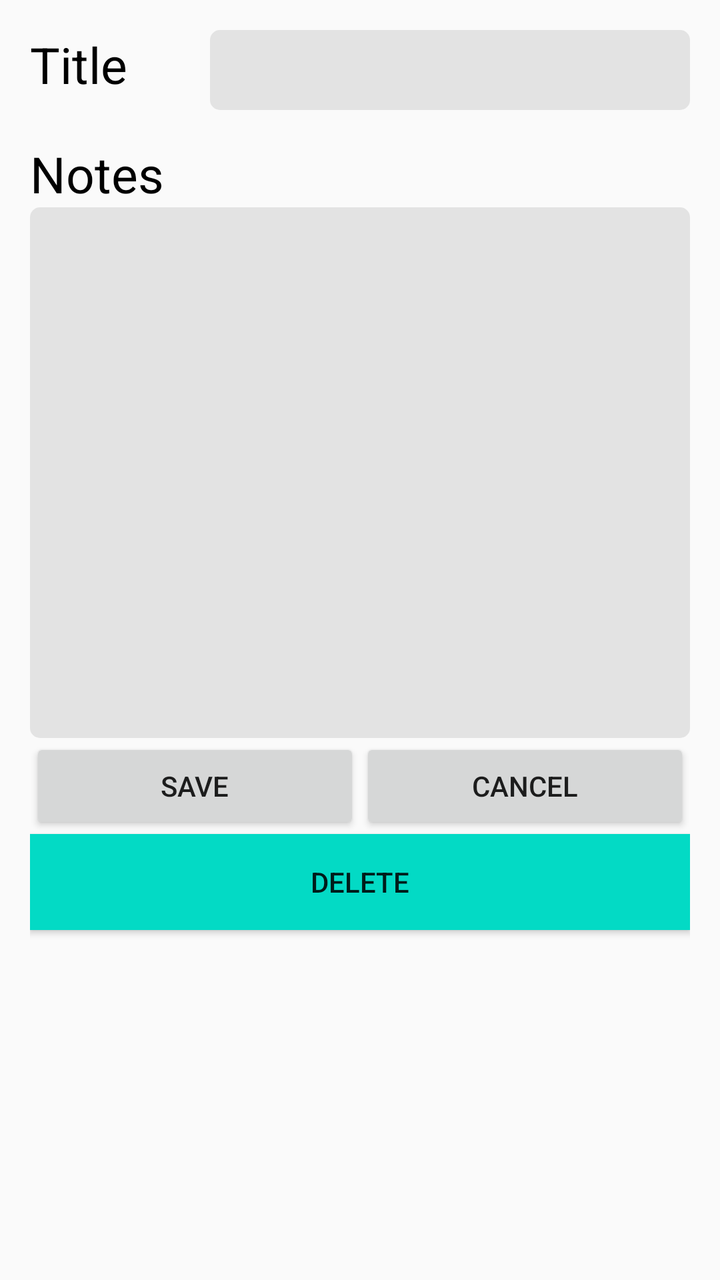
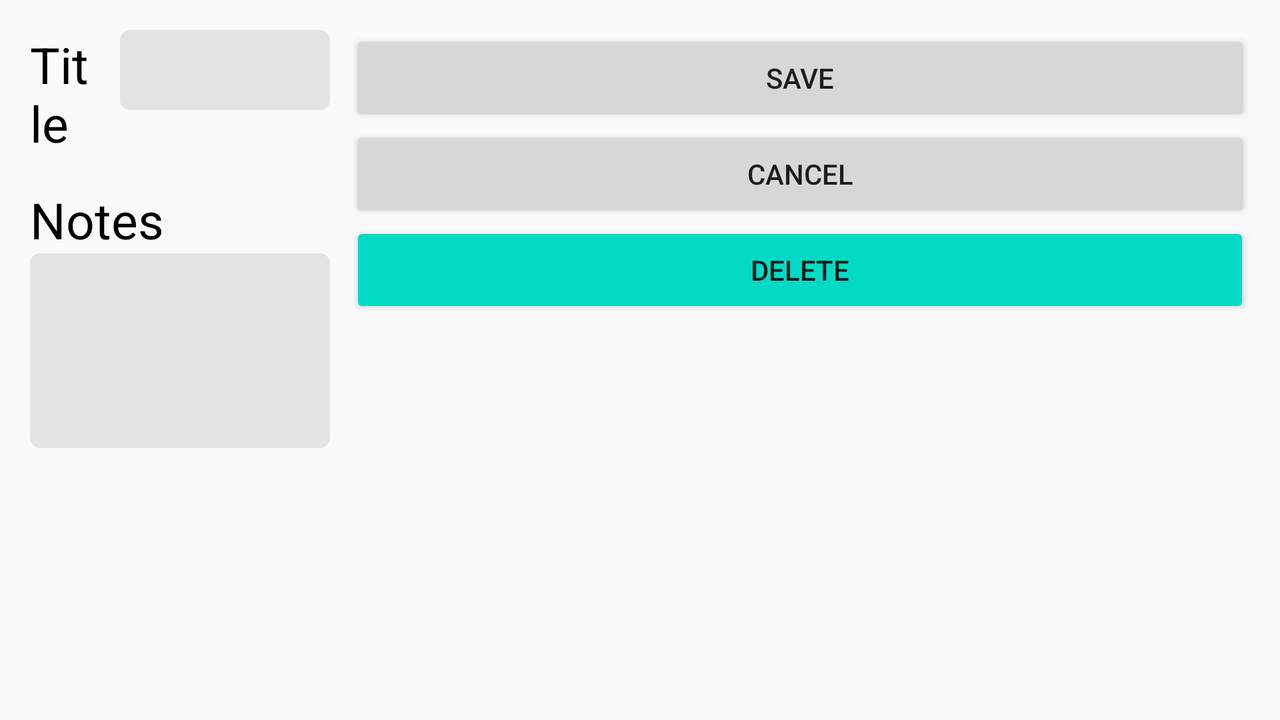

An Android layout and its configuration variant, each rendered on a device that would load it. The default file and the variant file are quoted in full after the pictures.
<!-- AndroidManifest.xml: application theme AppTheme -->
<!-- res/layout/dialog_fragment_edit_todo.xml -->
<?xml version="1.0" encoding="utf-8"?>
<RelativeLayout xmlns:android="http://schemas.android.com/apk/res/android"
    android:layout_width="match_parent"
    android:layout_height="match_parent"
    android:background="@drawable/dialog_background"
    android:orientation="vertical"
    android:padding="15dp">

    <LinearLayout
        android:id="@+id/title_text_layout"
        android:layout_width="match_parent"
        android:layout_height="wrap_content"
        android:layout_marginBottom="15dp"
        android:orientation="horizontal">

        <TextView
            android:id="@+id/title_textview"
            style="@style/label_text"
            android:layout_width="0dp"
            android:layout_height="wrap_content"
            android:layout_marginEnd="10dp"
            android:layout_marginRight="10dp"
            android:layout_weight="1"
            android:text="@string/create_title_text" />

        <EditText
            android:id="@+id/title_edit_textview"
            style="@style/edittext_text"
            android:layout_width="0dp"
            android:layout_height="40dp"
            android:layout_weight="3"
            android:background="@drawable/edittext_background"
            android:contentDescription="@string/create_title_descrip"
            android:focusable="true"
            android:gravity="center|start"
            android:inputType="textAutoComplete"
            android:lines="1"
            android:padding="5dp" />
    </LinearLayout>

    <LinearLayout
        android:id="@+id/notes_text_layout"
        android:layout_width="match_parent"
        android:layout_height="wrap_content"
        android:layout_below="@id/title_text_layout"
        android:orientation="vertical">

        <TextView
            android:id="@+id/notes_textview"
            style="@style/label_text"
            android:layout_width="wrap_content"
            android:layout_height="wrap_content"
            android:layout_gravity="start"
            android:text="@string/create_notes_text" />

        <EditText
            android:id="@+id/notes_edit_textview"
            style="@style/edittext_text"
            android:layout_width="match_parent"
            android:layout_height="wrap_content"
            android:background="@drawable/edittext_background"
            android:contentDescription="@string/create_notes_descrip"
            android:focusable="true"
            android:gravity="start"
            android:lines="12"
            android:padding="5dp" />
    </LinearLayout>

    <LinearLayout
        android:id="@+id/buttons_layout"
        android:layout_width="match_parent"
        android:layout_height="wrap_content"
        android:layout_below="@id/notes_text_layout">

        <Button
            android:id="@+id/save_button"
            style="@style/edit_form_button"
            android:contentDescription="@string/save_button_descrip"
            android:text="@string/save_button_text" />

        <Button
            android:id="@+id/cancel_button"
            style="@style/edit_form_button"
            android:contentDescription="@string/cancel_button_descrip"
            android:text="@string/cancel_button_text" />
    </LinearLayout>

    <Button
        android:id="@+id/delete_button"
        android:layout_width="match_parent"
        android:layout_height="wrap_content"
        android:layout_below="@id/buttons_layout"
        android:background="@color/colorAccent"
        android:backgroundTint="@color/colorAccent"
        android:contentDescription="@string/delete_button_descript"
        android:focusable="true"
        android:text="@string/delete_button_text" />
</RelativeLayout>
<!-- resources referenced by this layout -->
<resources>
  <!-- drawable edittext_background (drawable) -->
  <?xml version="1.0" encoding="utf-8"?>
  <shape xmlns:android="http://schemas.android.com/apk/res/android"
      android:padding="10dp"
      android:shape="rectangle">
      <solid android:color="#e3e3e3" />
      <corners
          android:bottomLeftRadius="5dp"
          android:bottomRightRadius="5dp"
          android:topLeftRadius="5dp"
          android:topRightRadius="5dp" />
  </shape>
  <string name="cancel_button_descrip">Cancel </string>
  <string name="cancel_button_text">CANCEL</string>
  <string name="create_notes_descrip">Create Notes</string>
  <string name="create_notes_text">Notes</string>
  <string name="create_title_descrip">Create Title</string>
  <string name="create_title_text">Title</string>
  <string name="delete_button_descript">Delete </string>
  <string name="delete_button_text">DELETE</string>
  <string name="save_button_descrip">Save </string>
  <string name="save_button_text">SAVE</string>
  <style name="edit_form_button">
          <item name="android:layout_width">0dp</item>
          <item name="android:layout_height">wrap_content</item>
          <item name="android:layout_weight">1</item>
          <item name="android:focusable">true</item>
      </style>
  <style name="edittext_text">
          <item name="android:textSize">18dp</item>
          <item name="android:textColor">@android:color/black</item>
      </style>
  <style name="label_text">
          <item name="android:textSize">25dp</item>
          <item name="android:textColor">@android:color/black</item>
      </style>
  <style name="AppTheme" parent="Theme.AppCompat.Light">
          
          <item name="colorPrimary">@color/colorPrimary</item>
          <item name="colorPrimaryDark">@color/colorPrimaryDark</item>
          <item name="colorAccent">@color/colorAccent</item>
      </style>
</resources>
<!-- res/layout-land/dialog_fragment_edit_todo.xml (the author's variant of the layout above) -->
<!-- drawn on the phone turned sideways -->
<?xml version="1.0" encoding="utf-8"?>
<LinearLayout xmlns:android="http://schemas.android.com/apk/res/android"
    android:layout_width="match_parent"
    android:layout_height="match_parent"
    android:background="@drawable/dialog_background"
    android:baselineAligned="false"
    android:orientation="horizontal"
    android:padding="15dp"
    android:weightSum="4">

    <RelativeLayout
        android:layout_width="0dp"
        android:layout_height="match_parent"
        android:layout_weight="1">

        <LinearLayout
            android:id="@+id/title_text_layout"
            android:layout_width="match_parent"
            android:layout_height="wrap_content"
            android:layout_marginBottom="15dp"
            android:orientation="horizontal">

            <TextView
                android:id="@+id/title_textview"
                style="@style/label_text"
                android:layout_width="0dp"
                android:layout_height="wrap_content"
                android:layout_marginEnd="10dp"
                android:layout_marginRight="10dp"
                android:layout_weight="1"
                android:text="@string/create_title_text" />

            <EditText
                android:id="@+id/title_edit_textview"
                style="@style/edittext_text"
                android:layout_width="0dp"
                android:layout_height="40dp"
                android:layout_weight="3"
                android:background="@drawable/edittext_background"
                android:gravity="center|start"
                android:lines="1"
                android:padding="5dp" />
        </LinearLayout>

        <LinearLayout
            android:id="@+id/notes_text_layout"
            android:layout_width="match_parent"
            android:layout_height="wrap_content"
            android:layout_alignParentBottom="true"
            android:layout_below="@id/title_text_layout"
            android:orientation="vertical">

            <TextView
                android:id="@+id/notes_textview"
                style="@style/label_text"
                android:layout_width="wrap_content"
                android:layout_height="wrap_content"
                android:layout_gravity="start"
                android:text="@string/create_notes_text" />

            <EditText
                android:id="@+id/notes_edit_textview"
                style="@style/edittext_text"
                android:layout_width="match_parent"
                android:layout_height="wrap_content"
                android:background="@drawable/edittext_background"
                android:gravity="start"
                android:inputType="textMultiLine"
                android:maxLength="2000"
                android:maxLines="20"
                android:minLines="4"
                android:padding="5dp" />
        </LinearLayout>

    </RelativeLayout>


    <RelativeLayout
        android:layout_width="0dp"
        android:layout_height="match_parent"
        android:layout_marginLeft="10dp"
        android:layout_weight="3">

        <LinearLayout
            android:id="@+id/buttons_layout"
            android:layout_width="match_parent"
            android:layout_height="wrap_content"
            android:layout_alignParentTop="true"
            android:orientation="vertical">

            <Button
                android:id="@+id/save_button"
                style="@style/edit_form_button_land"
                android:contentDescription="@string/save_button_descrip"
                android:text="SAVE" />

            <Button
                android:id="@+id/cancel_button"
                style="@style/edit_form_button_land"
                android:contentDescription="@string/cancel_button_descrip"
                android:text="CANCEL" />

            <Button
                android:id="@+id/delete_button"
                style="@style/edit_form_button_land"
                android:backgroundTint="@color/colorAccent"
                android:contentDescription="@string/delete_button_descript"
                android:text="DELETE" />
        </LinearLayout>

    </RelativeLayout>

</LinearLayout>
<!-- resources referenced by the variant -->
<!-- as the phone turned sideways resolves them -->
<resources>
  <!-- drawable edittext_background (drawable) -->
  <?xml version="1.0" encoding="utf-8"?>
  <shape xmlns:android="http://schemas.android.com/apk/res/android"
      android:padding="10dp"
      android:shape="rectangle">
      <solid android:color="#e3e3e3" />
      <corners
          android:bottomLeftRadius="5dp"
          android:bottomRightRadius="5dp"
          android:topLeftRadius="5dp"
          android:topRightRadius="5dp" />
  </shape>
  <string name="cancel_button_descrip">Cancel </string>
  <string name="create_notes_text">Notes</string>
  <string name="create_title_text">Title</string>
  <string name="delete_button_descript">Delete </string>
  <string name="save_button_descrip">Save </string>
  <style name="edit_form_button_land">
          <item name="android:layout_width">match_parent</item>
          <item name="android:layout_height">0dp</item>
          <item name="android:layout_weight">1</item>
          <item name="android:focusable">true</item>
      </style>
  <style name="edittext_text">
          <item name="android:textSize">18dp</item>
          <item name="android:textColor">@android:color/black</item>
      </style>
  <style name="label_text">
          <item name="android:textSize">25dp</item>
          <item name="android:textColor">@android:color/black</item>
      </style>
  <style name="AppTheme" parent="Theme.AppCompat.Light">
          
          <item name="colorPrimary">@color/colorPrimary</item>
          <item name="colorPrimaryDark">@color/colorPrimaryDark</item>
          <item name="colorAccent">@color/colorAccent</item>
      </style>
</resources>
